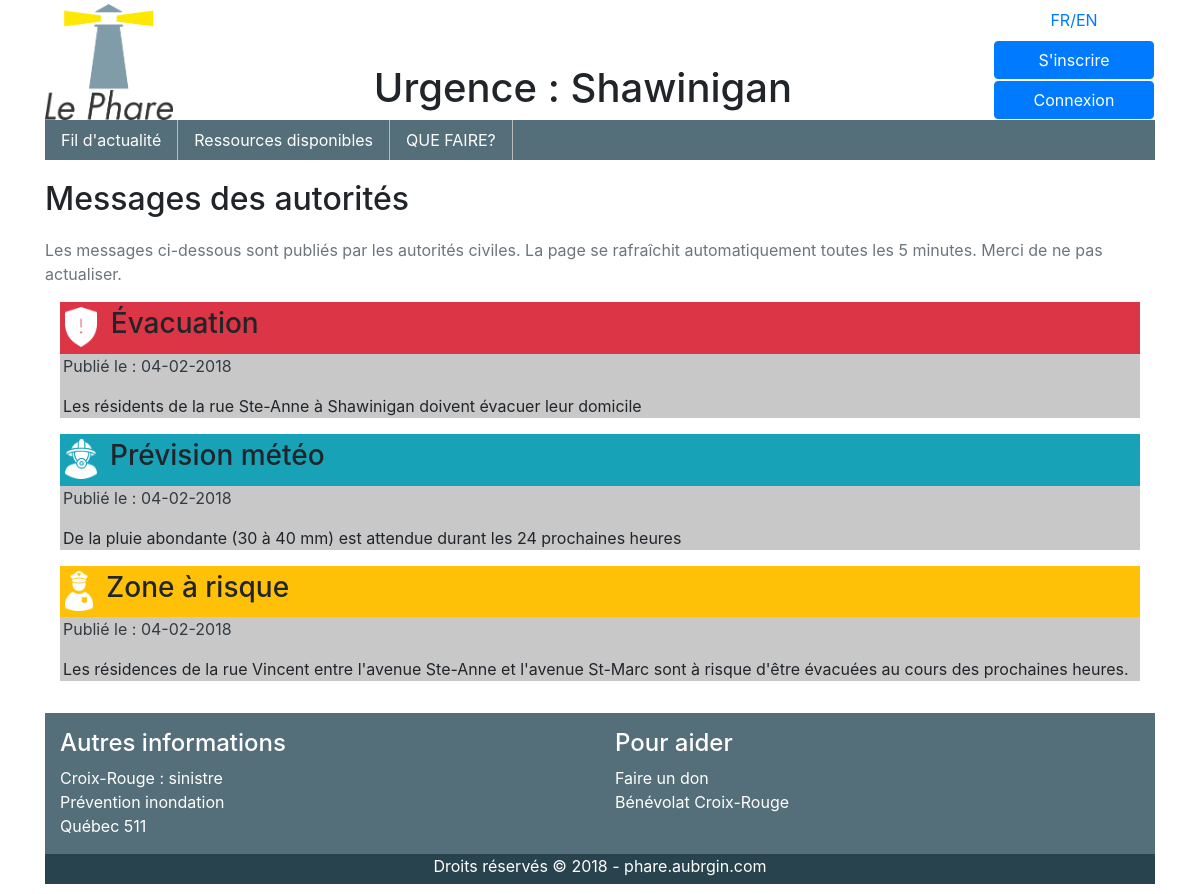
Before: /flux/ with the older database file.
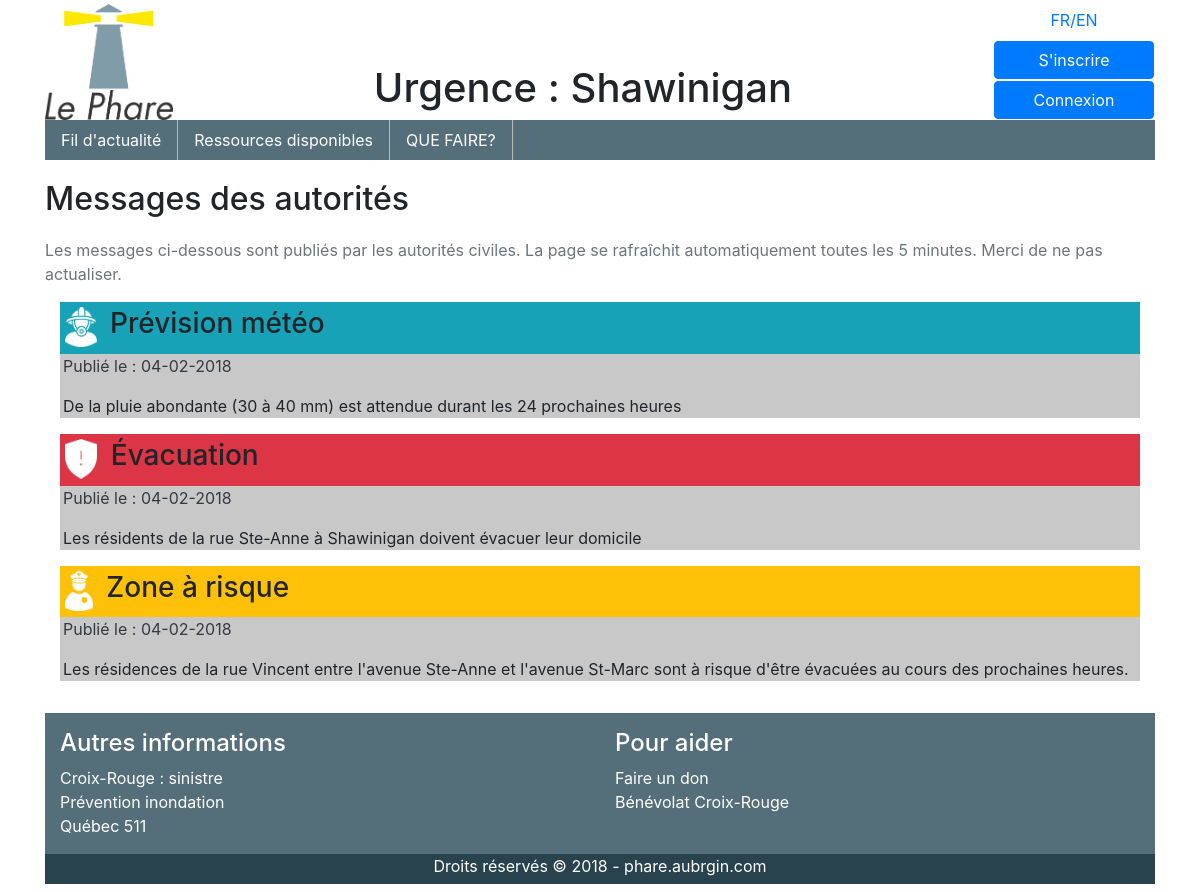
After: the same page with the newer database file.
### flux/models.py (models this page shows)
class Message(models.Model):
    auteur = models.CharField(max_length=18)
    horodatage = models.DateTimeField(auto_now=True)
    titre_fr = models.CharField(max_length=20)
    titre_en = models.CharField(max_length=20)
    message_fr = models.TextField()
    message_en = models.TextField()
    type_message = models.CharField(max_length=1, choices=TYPE_MESSAGE)

### flux/views.py (the view)
# urls.py: path('', views.tous_messages, name="flux"),
def tous_messages(request):
    messages = Message.objects.order_by('-horodatage')[:10]
    context = RequestContext(request)
    context_dict = {'messages': messages, 'langue': request.LANGUAGE_CODE}
    return render_to_response('tous_messages.html', context_dict, context)

### flux/templates/tous_messages.html (shortened to what this page needs)
{% extends 'flux.html' %}
{% load i18n %}
{% load staticfiles %}
{% block content %}
	<h2>{% trans 'Messages des autorités' %}</h2>
	<p class="text-secondary">{% trans 'Les messages ci-dessous sont publiés par les autorités civiles. La page se rafraîchit automatiquement toutes les 5 minutes. Merci de ne pas actualiser.' %}</p>
	{% for message in messages %}
		<div class=row">
			<div class="col-12 message">
				<div class="message_titre
					{% if message.type_message == "u" %}
						bg-danger
					{% elif message.type_message == "n" %}
						bg-warning
					{% else %}
						bg-info
					{% endif %}
				">
					<div class="message_icone">
						<img src="
							{% if message.auteur == "pompiers" %}
								{% static 'flux/images/pompiers.png' %}
							{% elif message.auteur == "securite" %}
								{% static 'flux/images/securite.png' %}
							{% elif message.auteur == "police" %}
								{% static 'flux/images/polices.png' %}
							{% endif %}"
						class="img-fluid float-left"/>
					</div>
					<h3>
					{% if langue == "en" %}
						{{ message.titre_en }}
					{% else %}
						{{ message.titre_fr }}
					{% endif %}
					</h3>
				</div>
				<div class="message_contenu">
					<p class="text-dark">
						{% trans 'Publié le : ' %}{{ message.horodatage|date:'d-m-Y'}}
					</p>
					<p>
						{% if langue == "en" %}
							{{ message.message_en }}
						{% else %}
							{{ message.message_fr }}
						{% endif %}
					</p>
				</div>
			</div>
		</div>
	{% endfor %}
{% endblock %}

Changed rows visible on the page:
changed Message "Prévision météo": moves up the list
